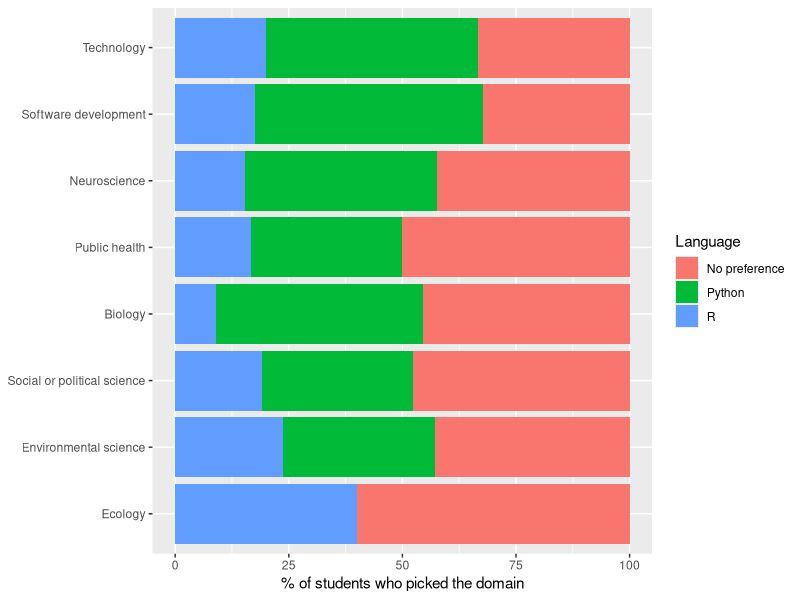
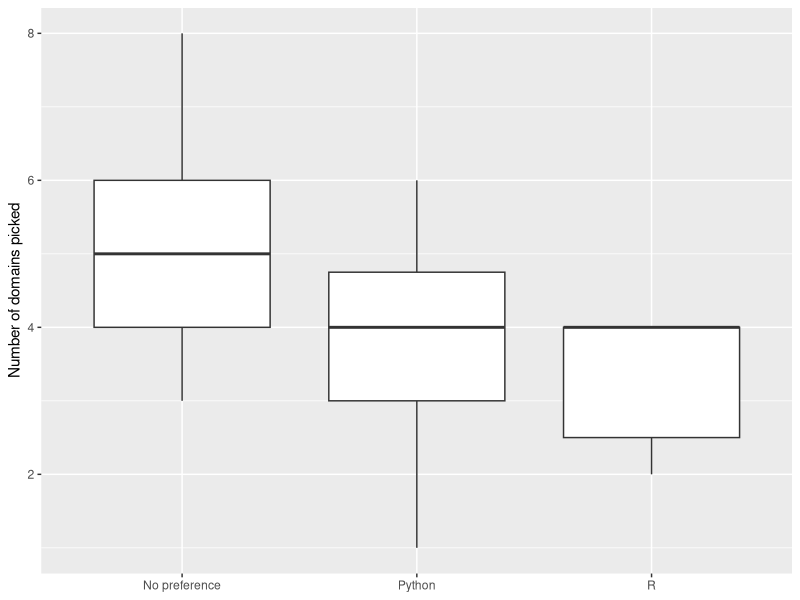

Reproduce these figures in R, in order. (Note: this script raises an error after producing the figures.)
## ---- chunk 1
# load any other packages and read data here
library(tidyverse)
## ---- chunk 2
processed <- read_csv("../data/background_interest_processed.csv")

domains <- names(processed)[31:45]
counts <- colSums(processed[domains])
keep <- names(counts[counts > 1])
processed$n_domains <- rowSums(processed[keep])
## ---- chunk 3
#| fig-width: 7
#| fig-height: 4
#| fig-cap: "Preferred language among students who picked each domain"
processed %>%
  pivot_longer(all_of(keep), names_to = "domain", values_to = "picked") %>%
  filter(picked == 1) %>%
  count(domain, language) %>%
  group_by(domain) %>%
  mutate(total = sum(n), pct = 100 * n / total) %>%
  ggplot(aes(reorder(domain, total), pct, fill = language)) +
  geom_col() +
  coord_flip() +
  labs(x = NULL, y = "% of students who picked the domain", fill = "Language")
## ---- chunk 4
#| fig-width: 5
#| fig-height: 3.5
#| fig-cap: "Number of domains picked, by preferred language"
ggplot(processed, aes(language, n_domains)) +
  geom_boxplot() +
  labs(x = NULL, y = "Number of domains picked")
## ---- chunk 5
vars <- c(Programming = "prog.comf", Math = "math.comf",
          Stats = "stat.comf", `Domains picked` = "n_domains")

map_dfr(vars, function(v) {
  m <- tapply(processed[[v]], processed$language, mean)
  tibble(Python = as.numeric(m["Python"]),
         R = as.numeric(m["R"]),
         `No preference` = as.numeric(m["No preference"]),
         `p-value` = kruskal.test(processed[[v]] ~ processed$language)$p.value)
}, .id = "Measure") %>%
  mutate(across(Python:`No preference`, ~ round(.x, 2)),
         `p-value` = round(`p-value`, 3)) %>%
  knitr::kable(caption = "Group averages and tests by preferred language")
## ---- chunk 6
to_num <- function(x) ifelse(x == "beg", 1, ifelse(x == "int", 2, 3))
processed$prog.p <- to_num(processed$prog.prof)
processed$label <- cut(processed$prog.gap, c(-Inf, -0.25, 0.25, Inf), labels = c("Under", "Aligned", "Over"))
counts <- table(processed$language, processed$label)
counts
## ---- chunk 7
round(prop.table(counts, margin = 2), 2)
## ---- chunk 8
#| label: fig-heatmap
#| fig-cap: "Correlation between project interests and classes taken"
#| out-width: "100%"
knitr::include_graphics("../results/proj_pref.png")

## ---- chunk 9
proj_interest <- processed[, 31:56]
classes_taken <- processed[, 13:30]

res <- expand.grid(x = names(proj_interest), y = names(classes_taken),
                   stringsAsFactors = FALSE)

res$p <- mapply(function(x, y) {
  tab <- table(factor(proj_interest[[x]], levels = c(0, 1)),
               factor(classes_taken[[y]], levels = c(0, 1)))
  fisher.test(tab)$p.value
}, res$x, res$y)

res$p_adj <- p.adjust(res$p, method = "BH")
res <- res[order(res$p), ]

top <- head(res, 10)
top[, c("p", "p_adj")] <- round(top[, c("p", "p_adj")], 3)
rownames(top) <- NULL
top
## ---- chunk 10
#| echo: true
my_df <- tibble(animal = c('snake', 'gecko'),
                threatening = c(TRUE, FALSE))

my_df
## ---- chunk 11
my_df %>% knitr::kable()
## ---- chunk 12
#| fig-width: 4
#| fig-height: 3
#| fig-align: left
#| fig-cap: A terrible plot.

my_df %>% 
  ggplot(aes(x = animal, y = threatening)) + 
  geom_col()
